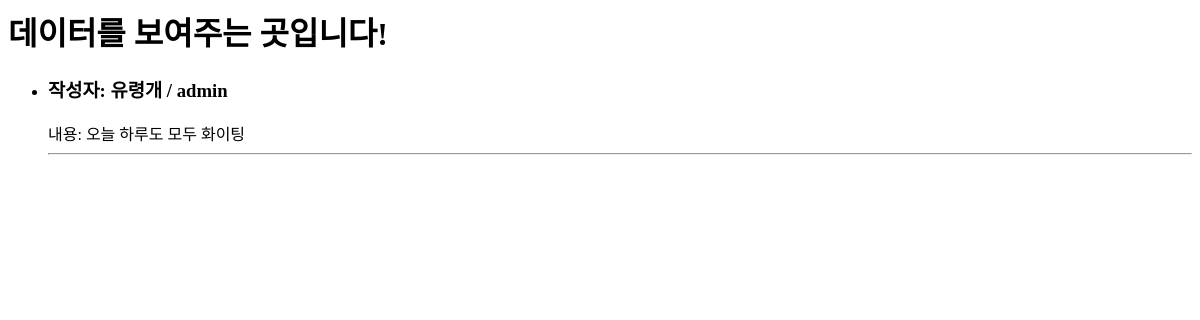
Before: / with the older database file.
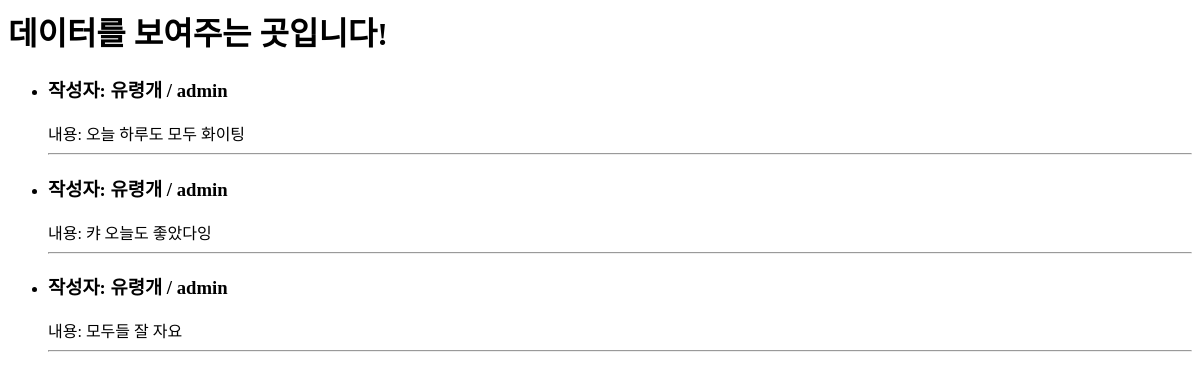
After: the same page with the newer database file.
### tweets/models.py (models this page shows, shortened)
class AbstractModel(models.Model):
    created_at = models.DateTimeField(auto_now_add=True)
    updated_at = models.DateTimeField(auto_now=True)
    class Meta:
        abstract = True

class Tweet(AbstractModel):
    payload = models.CharField(max_length=180)
    user = models.ForeignKey(
        "users.User",
        related_name="tweets",
        on_delete=models.CASCADE
    )

### users/models.py (models this page shows)
class User(AbstractUser):
    first_name = models.CharField(max_length=150, editable=False)
    last_name = models.CharField(max_length=150, editable=False)
    user_nickname = models.CharField(max_length=50)
    my_comment = models.CharField(
        max_length=160,
        default="",
        blank=True,
    )
    location = models.CharField(
        max_length=30,
        default="비공개",
        blank=True,
    )
    website = models.CharField(
        max_length=100,
        default="",
        blank=True,
    )
    is_premium = models.BooleanField(default=False)
    birth = models.DateField(
        blank=True,
        null=True
    )
    is_profesional = models.BooleanField(default=False)
    profile_image = models.ImageField(
        blank=True,
        null=True,
        upload_to="profile_image/"
    )
    profile_banner = models.ImageField(
        blank=True,
        null=True,
        upload_to="profile_banner/"
    )
    def __str__(self):
        return f"{self.user_nickname} / {self.username}"

### tweets/views.py (the view)
# urls.py: path("",views.print_tweets_list)
def print_tweets_list(request):
    return render(
        request,
        "test.html",
        {
            "datas":Tweet.objects.all()
        }
    )

### tweets/templates/test.html
<h1>데이터를 보여주는 곳입니다!</h1>
<ul>
{% for data in datas %}
    <li>
        <h3>작성자: {{ data.user }}</h3>
        내용: {{ data.payload }}
    </li>
    <hr>
{% endfor %}
</ul>

Changed rows visible on the page:
added Tweet: user "유령개 / admin", payload "캬 오늘도 좋았다잉"
added Tweet: user "유령개 / admin", payload "모두들 잘 자요"
